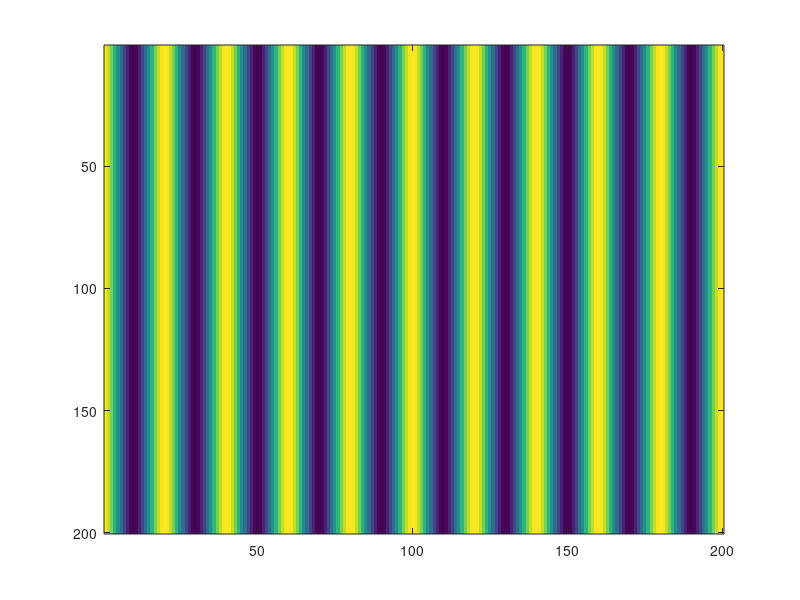

This figure's MATLAB source: (Note: this script raises an error after producing the figure.)
function bmp_sinewave
%http://www.icn.ucl.ac.uk/courses/MATLAB-Tutorials/Elliot_Freeman/html/gabor_tutorial.html

%parameters
contrast = 1.0; %contrast amplitude 0..1
imSize = 200;                           % image size: n X n
lamda = 20;                             % wavelength (number of pixels per cycle)
theta = 15;                              % grating orientation
sigma = 30;                             % gaussian standard deviation in pixels
phase = .25;                            % phase (0 -> 1)
trim = .005;                             % trim off gaussian values smaller than this

%linear ramp
X = 1:imSize;                           % X is a vector from 1 to imageSize
X0 = (X / imSize) - .5;                 % rescale X -> -.5 to .5

freq = imSize/lamda;                    % compute frequency from wavelength
Xf = X0 * freq * 2*pi;                  % convert X to radians: 0 -> ( 2*pi * frequency)
sinX = sin(Xf) ;                        % make new sinewave
phaseRad = (phase * 2* pi);             % convert to radians: 0 -> 2*pi

[Xm Ym] = meshgrid(X0, X0);             % 2D matrices

Xf = Xm * freq * 2*pi;
grating = sin( Xf + phaseRad);          % make 2D sinewave
imagesc( grating, [-1 1] );             % display
colormap gray(256);                     % use gray colormap (0: black, 1: white)
set(0,'defaultaxesposition',[0 0 1 1])% display nicely without borders
%set(gcf, 'menu', 'none', 'Color',[.5 .5 .5]); % without background
%hFig = figure(1);
set(gcf, 'Position', [30 30 imSize imSize])

set(gca,'pos', [0 0 1 1]); 
axis off; axis image;                   % use gray colormap

if true, return; end;%next bits for radial gradient
    
%make gaussian mask
s = sigma / imSize;                     % gaussian width as fraction of imageSize
Xg = exp( -( ( (X0.^2) ) ./ (2* s^2) ));% formula for 1D gaussian
Xg = normpdf(X0, 0, (20/imSize)); Xg = Xg/max(Xg);  % alternative using normalized probability function (stats toolbox)
%plot(Xg)

gauss = exp( -(((Xm.^2)+(Ym.^2)) ./ (2* s^2)) ); % formula for 2D gaussian
%imagesc( gauss, [-1 1] );                        % display
%axis off; axis image;     % use gray colormap

gauss = gauss * contrast; %contrast

gauss(gauss < trim) = 0;                 % trim around edges (for 8-bit colour displays)
gabor = grating .* gauss;                % use .* dot-product
imagesc( gabor, [-1 1] );                        % display
axis off; axis image;                    % use gray colormap
axis image; axis off; colormap gray(256);
 

%%%%%end main function - subfunctions follow

function pdf = normpdf (x, m, s)
%http://www.dynare.org/dynare-matlab-m2html/matlab/missing/stats/normpdf.html
if (nargin ~= 1 && nargin ~= 3)
 error('normpdf: you must give one or three arguments');
end
if (nargin == 1)
 m = 0;
 s = 1;
end
if (~isscalar (m) || ~isscalar (s))
 [retval, x, m, s] = common_size (x, m, s);
 if (retval > 0)
     error ('normpdf: x, m and s must be of common size or scalars');
 end
end
sz = size (x);
pdf = zeros (sz);
if (isscalar (m) && isscalar (s))
 if (find (isinf (m) | isnan (m) | ~(s >= 0) | ~(s < Inf)))
     pdf = NaN * ones (sz);
 else
     pdf = stdnormal_pdf ((x - m) ./ s) ./ s;
 end
else
 k = find (isinf (m) | isnan (m) | ~(s >= 0) | ~(s < Inf));
 if (any (k))
     pdf(k) = NaN;
 end
 k = find (~isinf (m) & ~isnan (m) & (s >= 0) & (s < Inf));
 if (any (k))
     pdf(k) = stdnormal_pdf ((x(k) - m(k)) ./ s(k)) ./ s(k);
 end
end
pdf((s == 0) & (x == m)) = Inf;
pdf((s == 0) & ((x < m) | (x > m))) = 0;
%end normpdf


function pdf = stdnormal_pdf (x)
 %http://www.dynare.org/dynare-matlab-m2html/matlab/missing/stats/stdnormal_pdf.html
 if (nargin ~= 1)
     error('stdnormal_pdf: you should provide one argument');
 end
 
 sz = size(x);
 pdf = zeros (sz);
 
 k = find (isnan (x));
 if (any (k))
     pdf(k) = NaN;
 end
 
 k = find (~isinf (x));
 if (any (k))
     pdf (k) = (2 * pi)^(- 1/2) * exp (- x(k) .^ 2 / 2);
 end
%end stdnormal_pdf
